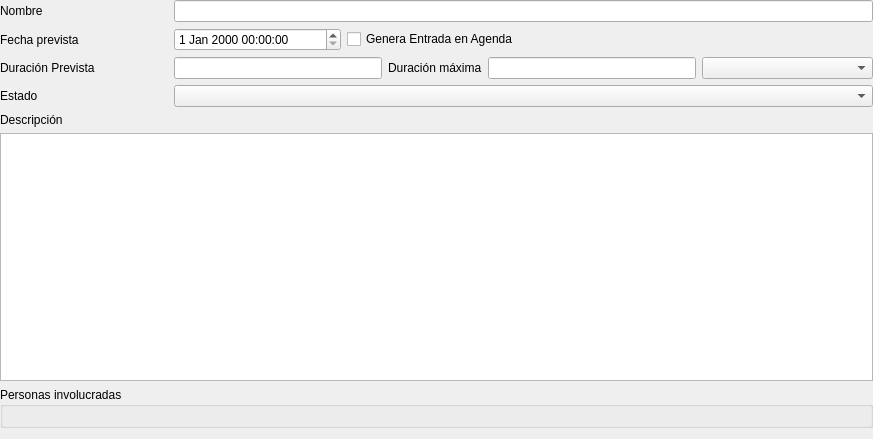
<?xml version="1.0" encoding="UTF-8"?>
<ui version="4.0">
 <class>Form</class>
 <widget class="QWidget" name="Form">
  <property name="geometry">
   <rect>
    <x>0</x>
    <y>0</y>
    <width>873</width>
    <height>439</height>
   </rect>
  </property>
  <property name="windowTitle">
   <string>Form</string>
  </property>
  <layout class="QGridLayout" name="gridLayout">
   <property name="leftMargin">
    <number>0</number>
   </property>
   <property name="topMargin">
    <number>0</number>
   </property>
   <property name="rightMargin">
    <number>0</number>
   </property>
   <item row="0" column="0">
    <widget class="QLabel" name="label">
     <property name="text">
      <string>Nombre</string>
     </property>
     <property name="buddy">
      <cstring>db_nombre</cstring>
     </property>
    </widget>
   </item>
   <item row="0" column="1" colspan="4">
    <widget class="DBLineEdit" name="db_nombre">
     <property name="fieldName">
      <string>nombre</string>
     </property>
     <property name="dataEditable">
      <bool>true</bool>
     </property>
    </widget>
   </item>
   <item row="1" column="0">
    <widget class="QLabel" name="label_3">
     <property name="text">
      <string>Fecha prevista</string>
     </property>
     <property name="buddy">
      <cstring>db_fechaprevista</cstring>
     </property>
    </widget>
   </item>
   <item row="1" column="1">
    <widget class="DBDateTimeEdit" name="db_fechaprevista">
     <property name="fieldName">
      <string>fechaprevista</string>
     </property>
     <property name="dataEditable">
      <bool>true</bool>
     </property>
    </widget>
   </item>
   <item row="1" column="2">
    <widget class="DBCheckBox" name="generaentradaagenda">
     <property name="text">
      <string>Genera Entrada en Agenda</string>
     </property>
     <property name="fieldName">
      <string>generaentradaagenda</string>
     </property>
     <property name="dataEditable">
      <bool>true</bool>
     </property>
    </widget>
   </item>
   <item row="1" column="3" colspan="2">
    <spacer name="horizontalSpacer">
     <property name="orientation">
      <enum>Qt::Horizontal</enum>
     </property>
     <property name="sizeHint" stdset="0">
      <size>
       <width>348</width>
       <height>20</height>
      </size>
     </property>
    </spacer>
   </item>
   <item row="2" column="0">
    <widget class="QLabel" name="label_4">
     <property name="text">
      <string>Duración Prevista</string>
     </property>
     <property name="buddy">
      <cstring>db_duracionestimada</cstring>
     </property>
    </widget>
   </item>
   <item row="2" column="1" colspan="3">
    <layout class="QHBoxLayout" name="horizontalLayout">
     <item>
      <widget class="DBNumberEdit" name="db_duracionestimada">
       <property name="fieldName">
        <string>duracionestimada</string>
       </property>
       <property name="dataEditable">
        <bool>true</bool>
       </property>
      </widget>
     </item>
     <item>
      <widget class="QLabel" name="label_5">
       <property name="text">
        <string>Duración máxima</string>
       </property>
       <property name="buddy">
        <cstring>db_duracionmaxima</cstring>
       </property>
      </widget>
     </item>
     <item>
      <widget class="DBNumberEdit" name="db_duracionmaxima">
       <property name="fieldName">
        <string>duracionmaxima</string>
       </property>
       <property name="dataEditable">
        <bool>true</bool>
       </property>
      </widget>
     </item>
    </layout>
   </item>
   <item row="2" column="4">
    <widget class="DBComboBox" name="db_unidadtiempo">
     <property name="fieldName">
      <string>unidadtiempo</string>
     </property>
     <property name="dataEditable">
      <bool>true</bool>
     </property>
    </widget>
   </item>
   <item row="3" column="0">
    <widget class="QLabel" name="label_6">
     <property name="text">
      <string>Estado</string>
     </property>
     <property name="buddy">
      <cstring>db_estado</cstring>
     </property>
    </widget>
   </item>
   <item row="3" column="1" colspan="4">
    <widget class="DBComboBox" name="db_estado">
     <property name="fieldName">
      <string>estado</string>
     </property>
     <property name="dataEditable">
      <bool>true</bool>
     </property>
    </widget>
   </item>
   <item row="4" column="0">
    <widget class="QLabel" name="label_2">
     <property name="text">
      <string>Descripción</string>
     </property>
     <property name="buddy">
      <cstring>db_observaciones</cstring>
     </property>
    </widget>
   </item>
   <item row="5" column="0" colspan="5">
    <widget class="DBRichTextEdit" name="db_observaciones">
     <property name="fieldName">
      <string>observaciones</string>
     </property>
     <property name="dataEditable">
      <bool>true</bool>
     </property>
    </widget>
   </item>
   <item row="6" column="0" colspan="5">
    <widget class="QGroupBox" name="groupBox">
     <property name="title">
      <string>Personas involucradas</string>
     </property>
     <layout class="QVBoxLayout" name="verticalLayout">
      <item>
       <widget class="DBDetailView" name="db_accionescomercialespersonas">
        <property name="relationName">
         <string>accionescomercialespersonas</string>
        </property>
        <property name="dataEditable">
         <bool>true</bool>
        </property>
       </widget>
      </item>
     </layout>
    </widget>
   </item>
  </layout>
 </widget>
 <customwidgets>
  <customwidget>
   <class>DBCheckBox</class>
   <extends>QCheckBox</extends>
   <header>widgets/dbcheckbox.h</header>
  </customwidget>
  <customwidget>
   <class>DBComboBox</class>
   <extends>QComboBox</extends>
   <header>widgets/dbcombobox.h</header>
  </customwidget>
  <customwidget>
   <class>DBDateTimeEdit</class>
   <extends>QDateTimeEdit</extends>
   <header>widgets/dbdatetimeedit.h</header>
  </customwidget>
  <customwidget>
   <class>DBDetailView</class>
   <extends>QWidget</extends>
   <header>widgets/dbdetailview.h</header>
  </customwidget>
  <customwidget>
   <class>DBLineEdit</class>
   <extends>QLineEdit</extends>
   <header>widgets/dblineedit.h</header>
  </customwidget>
  <customwidget>
   <class>DBNumberEdit</class>
   <extends>QLineEdit</extends>
   <header>widgets/dbnumberedit.h</header>
  </customwidget>
  <customwidget>
   <class>DBRichTextEdit</class>
   <extends>QTextEdit</extends>
   <header>widgets/dbrichtextedit.h</header>
  </customwidget>
 </customwidgets>
 <tabstops>
  <tabstop>db_nombre</tabstop>
  <tabstop>db_fechaprevista</tabstop>
  <tabstop>generaentradaagenda</tabstop>
  <tabstop>db_duracionestimada</tabstop>
  <tabstop>db_duracionmaxima</tabstop>
  <tabstop>db_unidadtiempo</tabstop>
  <tabstop>db_estado</tabstop>
  <tabstop>db_observaciones</tabstop>
 </tabstops>
 <resources/>
 <connections/>
</ui>
